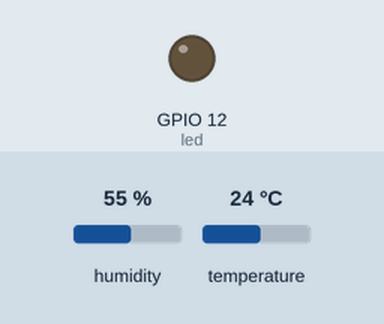
Bench run of a sketch on a simulated ESP32. Shown: output pins drawn as LEDs (lit = HIGH). Dashed ring = blinking. Inputs (shaded band) come from the test bench; at power-on: temperature 24 °C, humidity 55 %.

Above: at 2.8 s.
2.9 s: temperature set to 32 °C
5.6 s: temperature set to 35 °C
At 6.3 s:
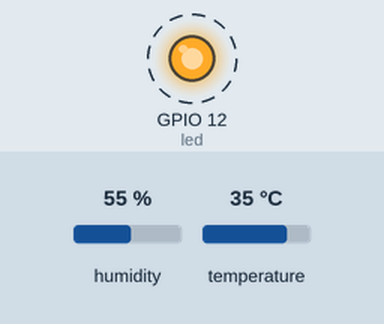
11.6 s: temperature set to 12 °C
At 12.4 s:
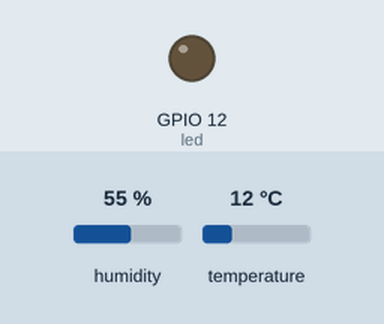
14.3 s: temperature set to 41 °C
At 17.0 s:
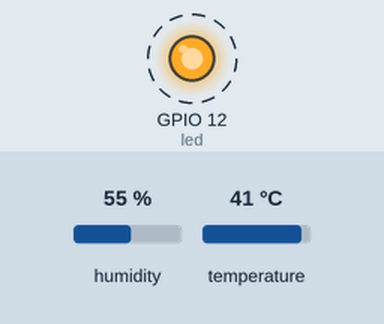
Timing chart, 0 to 21.3 s (numbered marks = the images above; inputs shaded):
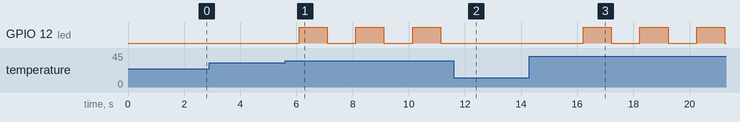

The sketch:

buzzer_con_dht11.ino
```cpp
#include <DHT.h>


#define led 12
#define TEMP_PIN 34


DHT sensor(TEMP_PIN, DHT11);

void setup() {
  pinMode(led, OUTPUT);
  sensor.begin();
}

void loop() {
  float temperature = sensor.readTemperature();

  if (temperature > 33) {
    digitalWrite(led, HIGH);
    delay(1000);
    digitalWrite(led, LOW);
    delay(1000);
  }
}
```

Measured:
- the behaviour switches between 33 and 34 °C on temperature (found by bisection; images 0 and 1)
- after the input at 2.9 s, every drawn part: stays the same
- after the input at 5.6 s, GPIO 12 (led): alternates HIGH for 1.0 s and LOW for 1.0 s, starting after 0.49 s
- after the input at 11.6 s, GPIO 12 (led): stays LOW (without the input it goes to HIGH after 0.56 s)
- after the input at 14.3 s, GPIO 12 (led): alternates HIGH for 1.0 s and LOW for 1.0 s, starting after 1.9 s
